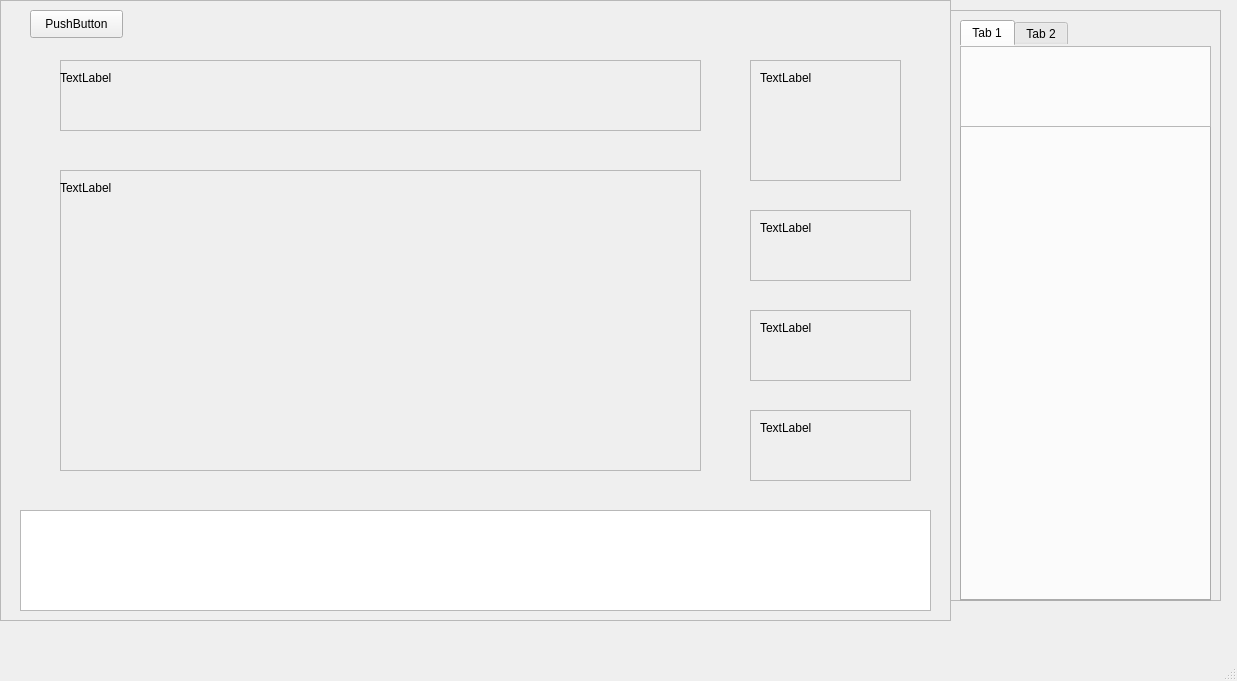
<?xml version="1.0" encoding="UTF-8"?>
<ui version="4.0">
 <class>MainWindow</class>
 <widget class="QMainWindow" name="MainWindow">
  <property name="geometry">
   <rect>
    <x>0</x>
    <y>0</y>
    <width>1237</width>
    <height>681</height>
   </rect>
  </property>
  <property name="windowTitle">
   <string>MainWindow</string>
  </property>
  <widget class="QWidget" name="centralwidget">
   <widget class="QFrame" name="frame">
    <property name="geometry">
     <rect>
      <x>0</x>
      <y>0</y>
      <width>951</width>
      <height>621</height>
     </rect>
    </property>
    <property name="frameShape">
     <enum>QFrame::StyledPanel</enum>
    </property>
    <property name="frameShadow">
     <enum>QFrame::Raised</enum>
    </property>
    <widget class="QListWidget" name="ListLogRestaurante">
     <property name="geometry">
      <rect>
       <x>20</x>
       <y>510</y>
       <width>911</width>
       <height>101</height>
      </rect>
     </property>
    </widget>
    <widget class="QWidget" name="widget" native="true">
     <property name="geometry">
      <rect>
       <x>30</x>
       <y>40</y>
       <width>891</width>
       <height>451</height>
      </rect>
     </property>
     <widget class="QFrame" name="FrameMesas">
      <property name="geometry">
       <rect>
        <x>30</x>
        <y>130</y>
        <width>641</width>
        <height>301</height>
       </rect>
      </property>
      <property name="frameShape">
       <enum>QFrame::StyledPanel</enum>
      </property>
      <property name="frameShadow">
       <enum>QFrame::Raised</enum>
      </property>
      <widget class="QLabel" name="label_6">
       <property name="geometry">
        <rect>
         <x>0</x>
         <y>10</y>
         <width>55</width>
         <height>16</height>
        </rect>
       </property>
       <property name="text">
        <string>TextLabel</string>
       </property>
      </widget>
     </widget>
     <widget class="QFrame" name="FrameMeseros">
      <property name="geometry">
       <rect>
        <x>30</x>
        <y>20</y>
        <width>641</width>
        <height>71</height>
       </rect>
      </property>
      <property name="frameShape">
       <enum>QFrame::StyledPanel</enum>
      </property>
      <property name="frameShadow">
       <enum>QFrame::Raised</enum>
      </property>
      <widget class="QLabel" name="label_5">
       <property name="geometry">
        <rect>
         <x>0</x>
         <y>10</y>
         <width>55</width>
         <height>16</height>
        </rect>
       </property>
       <property name="text">
        <string>TextLabel</string>
       </property>
      </widget>
     </widget>
     <widget class="QFrame" name="FrameCocinas">
      <property name="geometry">
       <rect>
        <x>720</x>
        <y>20</y>
        <width>151</width>
        <height>121</height>
       </rect>
      </property>
      <property name="frameShape">
       <enum>QFrame::StyledPanel</enum>
      </property>
      <property name="frameShadow">
       <enum>QFrame::Raised</enum>
      </property>
      <widget class="QLabel" name="label">
       <property name="geometry">
        <rect>
         <x>10</x>
         <y>10</y>
         <width>55</width>
         <height>16</height>
        </rect>
       </property>
       <property name="text">
        <string>TextLabel</string>
       </property>
      </widget>
     </widget>
     <widget class="QFrame" name="FrameLavaplatos">
      <property name="geometry">
       <rect>
        <x>720</x>
        <y>170</y>
        <width>161</width>
        <height>71</height>
       </rect>
      </property>
      <property name="frameShape">
       <enum>QFrame::StyledPanel</enum>
      </property>
      <property name="frameShadow">
       <enum>QFrame::Raised</enum>
      </property>
      <widget class="QLabel" name="label_2">
       <property name="geometry">
        <rect>
         <x>10</x>
         <y>10</y>
         <width>55</width>
         <height>16</height>
        </rect>
       </property>
       <property name="text">
        <string>TextLabel</string>
       </property>
      </widget>
     </widget>
     <widget class="QFrame" name="FrameCaja">
      <property name="geometry">
       <rect>
        <x>720</x>
        <y>270</y>
        <width>161</width>
        <height>71</height>
       </rect>
      </property>
      <property name="frameShape">
       <enum>QFrame::StyledPanel</enum>
      </property>
      <property name="frameShadow">
       <enum>QFrame::Raised</enum>
      </property>
      <widget class="QLabel" name="label_3">
       <property name="geometry">
        <rect>
         <x>10</x>
         <y>10</y>
         <width>55</width>
         <height>16</height>
        </rect>
       </property>
       <property name="text">
        <string>TextLabel</string>
       </property>
      </widget>
     </widget>
     <widget class="QFrame" name="FrameEntrada">
      <property name="geometry">
       <rect>
        <x>720</x>
        <y>370</y>
        <width>161</width>
        <height>71</height>
       </rect>
      </property>
      <property name="frameShape">
       <enum>QFrame::StyledPanel</enum>
      </property>
      <property name="frameShadow">
       <enum>QFrame::Raised</enum>
      </property>
      <widget class="QLabel" name="label_4">
       <property name="geometry">
        <rect>
         <x>10</x>
         <y>10</y>
         <width>55</width>
         <height>16</height>
        </rect>
       </property>
       <property name="text">
        <string>TextLabel</string>
       </property>
      </widget>
     </widget>
    </widget>
    <widget class="QPushButton" name="pushButton">
     <property name="geometry">
      <rect>
       <x>30</x>
       <y>10</y>
       <width>93</width>
       <height>28</height>
      </rect>
     </property>
     <property name="text">
      <string>PushButton</string>
     </property>
    </widget>
   </widget>
   <widget class="QFrame" name="FramePropiedades">
    <property name="geometry">
     <rect>
      <x>950</x>
      <y>10</y>
      <width>271</width>
      <height>591</height>
     </rect>
    </property>
    <property name="styleSheet">
     <string notr="true">border-color: qlineargradient(spread:pad, x1:0, y1:0, x2:1, y2:0, stop:0 rgba(0, 0, 0, 255), stop:1 rgba(255, 255, 255, 255));</string>
    </property>
    <property name="frameShape">
     <enum>QFrame::StyledPanel</enum>
    </property>
    <property name="frameShadow">
     <enum>QFrame::Raised</enum>
    </property>
    <widget class="QTabWidget" name="tabWidget">
     <property name="geometry">
      <rect>
       <x>10</x>
       <y>10</y>
       <width>251</width>
       <height>581</height>
      </rect>
     </property>
     <widget class="QWidget" name="tab">
      <attribute name="title">
       <string>Tab 1</string>
      </attribute>
      <widget class="QFrame" name="frame_2">
       <property name="geometry">
        <rect>
         <x>0</x>
         <y>0</y>
         <width>251</width>
         <height>81</height>
        </rect>
       </property>
       <property name="frameShape">
        <enum>QFrame::StyledPanel</enum>
       </property>
       <property name="frameShadow">
        <enum>QFrame::Raised</enum>
       </property>
      </widget>
      <widget class="QStackedWidget" name="stackedWidget">
       <property name="geometry">
        <rect>
         <x>0</x>
         <y>80</y>
         <width>251</width>
         <height>471</height>
        </rect>
       </property>
       <widget class="QWidget" name="page"/>
       <widget class="QWidget" name="page_2"/>
      </widget>
     </widget>
     <widget class="QWidget" name="tab_2">
      <attribute name="title">
       <string>Tab 2</string>
      </attribute>
     </widget>
    </widget>
   </widget>
  </widget>
  <widget class="QMenuBar" name="menubar">
   <property name="geometry">
    <rect>
     <x>0</x>
     <y>0</y>
     <width>1237</width>
     <height>26</height>
    </rect>
   </property>
  </widget>
  <widget class="QStatusBar" name="statusbar"/>
 </widget>
 <resources/>
 <connections/>
</ui>
